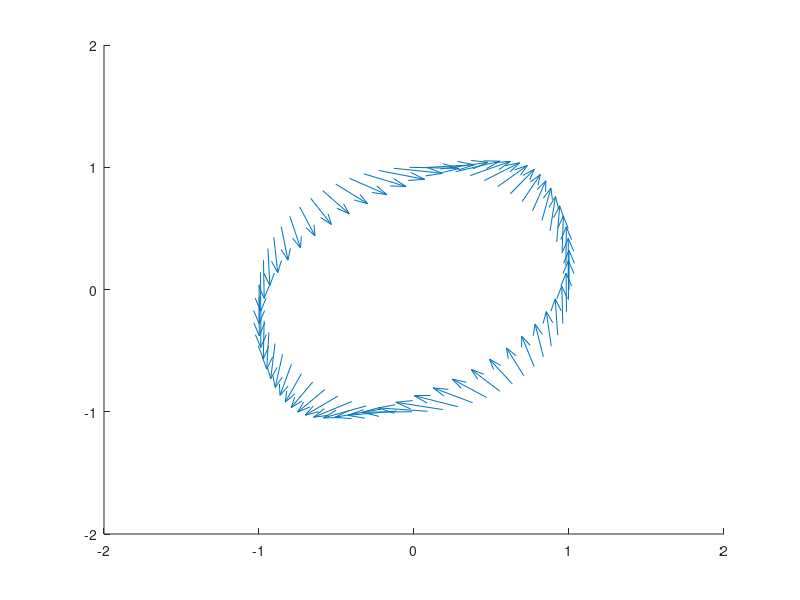

The MATLAB source for this figure:
clear, clf
dydt = @(t,y) [y(2)^3; y(1)];

r = 1;

hold on
X = [];
Y = [];
U = [];
V = [];
for theta = 0:0.1:2*pi

    x0 = r*cos(theta);
    y0 = r*sin(theta);
    [t,y] = ode45(dydt, [0 0.01], [x0;y0]);
    
    X = [X; x0];
    Y = [Y; y0];
    U = [U; y(2,1) - y(1,1)];
    V = [V; y(2,2) - y(1,2)];
end

quiver(X,Y,U,V)

xlim([-2 2])
ylim([-2 2])
